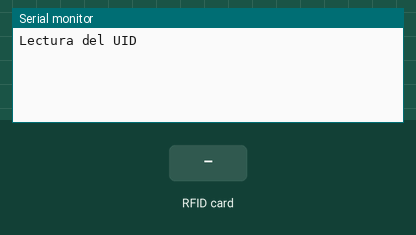
Recording of a sketch running on a simulated Arduino Uno, built with avr-gcc and run on an emulated ATmega328P. Parts: the last lines printed to the serial monitor. The test bench sets the inputs (shaded band). EEPROM starts erased.

Above: at 1.2 s.
1.3 s: RFID card 5E 7A 19 C4 held to the reader
At 2.5 s:
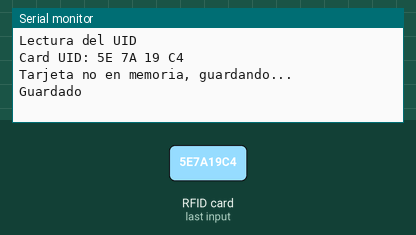
2.8 s: RFID card 5E 7A 19 C4 held to the reader
At 4.2 s:
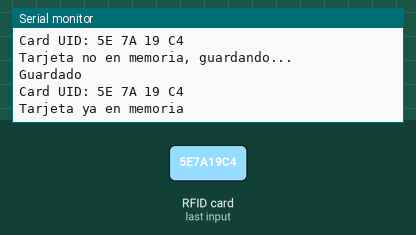

The sketch:

RFID_RW.ino
```cpp
#include <SPI.h>
#include <MFRC522.h>
#include <EEPROM.h>

#define RST_PIN  9
#define SS_PIN  10

MFRC522 hola(SS_PIN, RST_PIN);

void setup() {
  Serial.begin(9600);
  SPI.begin();
  hola.PCD_Init();
  Serial.println("Lectura del UID");
}

void loop() {

  if ( hola.PICC_IsNewCardPresent()){

    // Read Card
    if ( hola.PICC_ReadCardSerial()){
      Serial.print("Card UID:");
      for (byte i = 0; i < hola.uid.size; i++) {
        Serial.print(hola.uid.uidByte[i] < 0 ? " 0" : " ");
        Serial.print(hola.uid.uidByte[i], HEX);

        /*if( isInMemory(hola.uid.uidByte[i], i) ){
          Serial.println("Ya está en memoria.");
        }
        else{
          Serial.println("No está en memoria. Guardando ... ");
          EEPROM.put( 10+i, hola.uid.uidByte[i] );
          Serial.println("Guardado.");
        }*/
      }

      Serial.println();

      if(isCardInMemory(hola.uid.uidByte, hola.uid.size)){
        Serial.println("Tarjeta ya en memoria");
      } else {
        Serial.println("Tarjeta no en memoria, guardando...");
        saveInMemory(hola.uid.uidByte, hola.uid.size);
        Serial.println("Guardado");
      }
      Serial.println();
      hola.PICC_HaltA();
    }
  }
}

bool isCardInMemory(byte cardId[], int sizeOfId){

  for (byte i = 0; i < sizeOfId; i++) {
    if(cardId[i] != EEPROM.read(10+i)){
      return false;
    }
  }
  return true;
}

void saveInMemory(byte cardId[], int sizeOfId){

  for (byte i = 0; i < sizeOfId; i++) {

    EEPROM.put( 10+i, cardId[i] );
  }
}


bool isInMemory(byte hex, int i){

  if(EEPROM.read(10+i) == hex){
    return true;
  }
  else{
    return false;
  }
  /*Serial.print(EEPROM.read(10),HEX);
  Serial.print(EEPROM.read(11),HEX);
  Serial.print(EEPROM.read(12),HEX);
  Serial.print(EEPROM.read(13),HEX);
  Serial.println();*/
}
```

Measured:
- after the input at 1.3 s, the serial monitor: prints a new line at once (image 1)
- after the input at 2.8 s, the serial monitor: prints a new line after 0.05 s (image 2)
